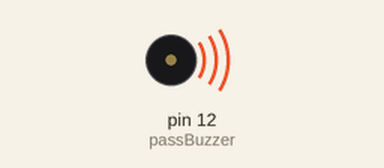
Simulated run of this sketch. Board: Arduino Uno, built with avr-gcc and run on an emulated ATmega328P. Shown: buzzer (waves = sounding).

Above: at 0.15 s.
At 6.4 s:
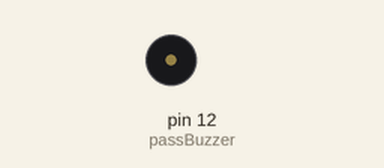
Timing chart, 0 to 8.1 s (numbered marks = the images above):
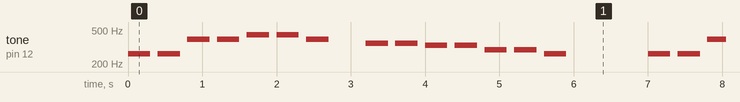

The sketch:

BuzzerLab.ino
```cpp
// Naafiul
// Buzzer Lab
int passBuzzer = 12;
void setup() {

  pinMode(passBuzzer, OUTPUT);  //designates the active buzzer pin as output

}


void loop() {


  sound(262,300,100);

  sound(262,300,100);

  sound(392,300,100);

  sound(392,300,100);

  sound(440,300,100);

  sound(440,300,100);

  sound(392,300,100);

  delay(400);

  sound(349,300,100);

  sound(349,300,100);

  sound(330,300,100);

  sound(330,300,100);

  sound(294,300,100);

  sound(294,300,100);

  sound(262,300,100);

  delay(1000);

}


void sound(int frequency, int playtime, int resttime)

{

  tone(passBuzzer, frequency);

  delay(playtime);                   //this is the tone "ON" time

  noTone(passBuzzer);

  delay(resttime);                   //this is the time between tones

}
```

Measured:
- by itself, tone on pin 12 (passBuzzer): plays 262 Hz for 0.30 s, 262 Hz for 0.30 s, 392 Hz for 0.30 s, 392 Hz for 0.30 s, 440 Hz for 0.30 s, 440 Hz for 0.30 s … (261 notes in this stretch)
